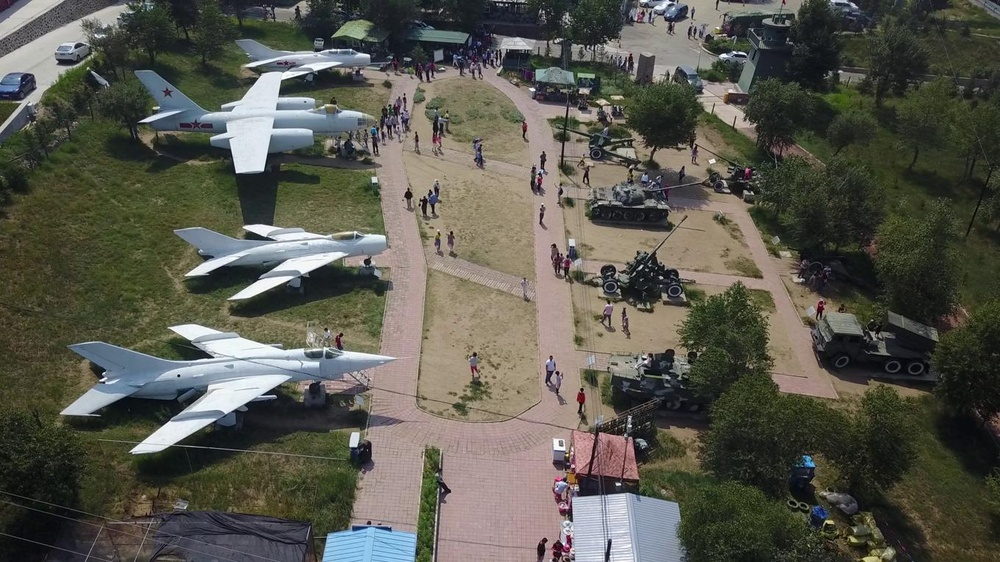
#> input picture data/raw_images/0000000_01013_d_0000003.jpg, 1000 x 562 px, shrunk from 1360 x 765 before the run, found by its file name; its folder holds only this picture in this run
$ python generate_degraded_images.py
#> lines starting #> are read from the running program, lines starting #| are printed output that depends on the picture
# --------------------------------------------------------------------
# This script generates 5 augmentation variants for every input image.
# These variants are stored with the original image and the metadata
# of every image is saved.
#
#
# The generated augmented dataset and the metadata report
# is later split for model training with src\create_dataset_split.py
# --------------------------------------------------------------------

import os
import cv2
import numpy as np
import random
import pandas as pd

INPUT_FOLDER = "data/raw_images"
OUTPUT_FOLDER = "data/augmented"

# metadata used for dashboard overview of augmentation process
METADATA_PATH = "results/augmentation_metadata.csv"

# set seed for reproducibility
random.seed(42)
np.random.seed(42)


# clear output folder if raw image dataset was changed
#
# if os.path.exists(OUTPUT_FOLDER):
#    shutil.rmtree(OUTPUT_FOLDER)

os.makedirs(OUTPUT_FOLDER, exist_ok=True)
os.makedirs("results", exist_ok=True)

augmentation_records = []

# count raw images in input folder
raw_image_count = len([
    f for f in os.listdir(INPUT_FOLDER)
    if f.lower().endswith((".jpg", ".jpeg", ".png"))
])

print(
    f"Generating augmented image variants for "
    f"{raw_image_count} raw images..."
)


# ------------------------------------------------------------
# 5 functions for image augmentation using OpenCV:
# ------------------------------------------------------------

# add blur with random kernel size
def add_blur(image):
    kernel_size = random.choice([7, 9, 11, 13, 15, 17, 19, 21])
    augmented_image = cv2.GaussianBlur(image, (kernel_size, kernel_size), 0)
    return augmented_image, {"kernel_size": kernel_size}


# darken image with random intensity
def darken_image(image):
    #alpha = random.uniform(0.4, 0.8)
    #beta = random.randint(-70, -20)
    alpha = random.uniform(0.65, 0.9)
    beta = random.randint(-20, -5)
    augmented_image = cv2.convertScaleAbs(image, alpha=alpha, beta=beta)
    return augmented_image, {"alpha": round(alpha, 2), "beta": beta}


# brighten image with random intensity
def brighten_image(image):
    alpha = random.uniform(1.1, 1.5)
    beta = random.randint(20, 80)
    augmented_image = cv2.convertScaleAbs(image, alpha=alpha, beta=beta)
    return augmented_image, {"alpha": round(alpha, 2), "beta": beta}


# reduce image contrast with random strength
def reduce_contrast(image):
    alpha = random.uniform(0.3, 0.7)
    mean = np.mean(image)
    augmented_image = cv2.convertScaleAbs(image, alpha=alpha, beta=mean * (1 - alpha))
    return augmented_image, {"alpha": round(alpha, 2), "mean": round(mean, 2)}


# add gaussian noise with random strength
def add_noise(image):
    # Lower sigma to avoid strongly affecting the Laplacian-based blur score
    sigma = random.randint(5, 12)
    noise = np.random.normal(0, sigma, image.shape).astype(np.int16)

    noisy_image = image.astype(np.int16) + noise
    noisy_image = np.clip(noisy_image, 0, 255)

    return noisy_image.astype(np.uint8), {"sigma": sigma}


# ----------------------------------------------------------------
# generate augmented variations for every image in input folder
# and save individual metadata
# ----------------------------------------------------------------

for filename in os.listdir(INPUT_FOLDER):

    if filename.lower().endswith((".jpg", ".jpeg", ".png")):

        path = os.path.join(INPUT_FOLDER, filename)
        image = cv2.imread(path)
#> image is the input picture: shape (562, 1000, 3); mean B, G, R 78, 87.7, 88.6

        if image is None:
            continue

        base_name = os.path.splitext(filename)[0]

        # save original image
        cv2.imwrite(
            os.path.join(OUTPUT_FOLDER, f"{base_name}_original.jpg"),
            image
        )
        # also save metadata of original images
        augmentation_records.append({
        "original_filename": filename,
        "augmented_filename": f"{base_name}_original.jpg",
        "augmentation_type": "original",
        "parameters": {}
         })

        # save degraded versions and their metadata for 5 degradation types:
        # blur, dark, bright, lowcontrast, noise
        augmented_image, parameters = add_blur(image)
#> in add_blur, `augmented_image = cv2.GaussianBlur(image, (kernel_size, kernel_size), 0)`:
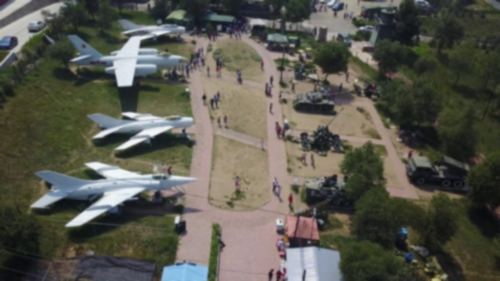
#> augmented_image: shape (562, 1000, 3) (shown at 1/2 size); mean B, G, R 78, 87.7, 88.6
#> parameters = {'kernel_size': 9}
        cv2.imwrite(
            os.path.join(OUTPUT_FOLDER, f"{base_name}_blur.jpg"),
            augmented_image
        ) # blur
        augmentation_records.append({
            "original_filename": filename,
            "augmented_filename": f"{base_name}_blur.jpg",
            "augmentation_type": "blur",
            "parameters": parameters
        })

        augmented_image, parameters = darken_image(image)
#> in darken_image, `augmented_image = cv2.convertScaleAbs(image, alpha=alpha, beta=beta)`:
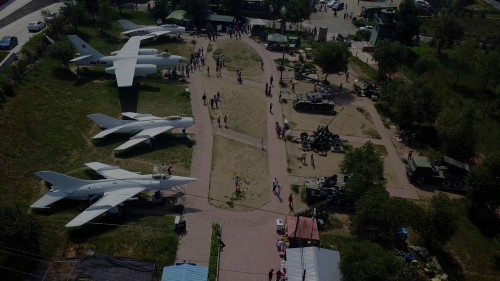
#> augmented_image: shape (562, 1000, 3) (shown at 1/2 size); mean B, G, R 39.4, 45.7, 46.3
#> parameters = {'alpha': 0.66, 'beta': -12}
        cv2.imwrite(
            os.path.join(OUTPUT_FOLDER, f"{base_name}_dark.jpg"),
            augmented_image
        ) # dark
        augmentation_records.append({
            "original_filename": filename,
            "augmented_filename": f"{base_name}_dark.jpg",
            "augmentation_type": "dark",
            "parameters": parameters
        })

        augmented_image, parameters = brighten_image(image)
#> in brighten_image, `augmented_image = cv2.convertScaleAbs(image, alpha=alpha, beta=beta)`:
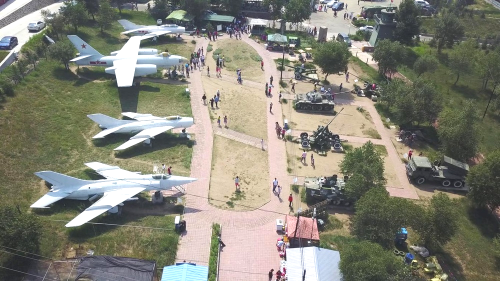
#> augmented_image: shape (562, 1000, 3) (shown at 1/2 size); mean B, G, R 119.5, 131.6, 132.9
#> parameters = {'alpha': 1.2, 'beta': 28}
        cv2.imwrite(
            os.path.join(OUTPUT_FOLDER, f"{base_name}_bright.jpg"),
            augmented_image
        ) # bright
        augmentation_records.append({
            "original_filename": filename,
            "augmented_filename": f"{base_name}_bright.jpg",
            "augmentation_type": "bright",
            "parameters": parameters
        })

        augmented_image, parameters = reduce_contrast(image)
#> in reduce_contrast, `mean = np.mean(image)`: mean = 84.77
#> in reduce_contrast, `augmented_image = cv2.convertScaleAbs(image, alpha=alpha, beta=mean * ..`:
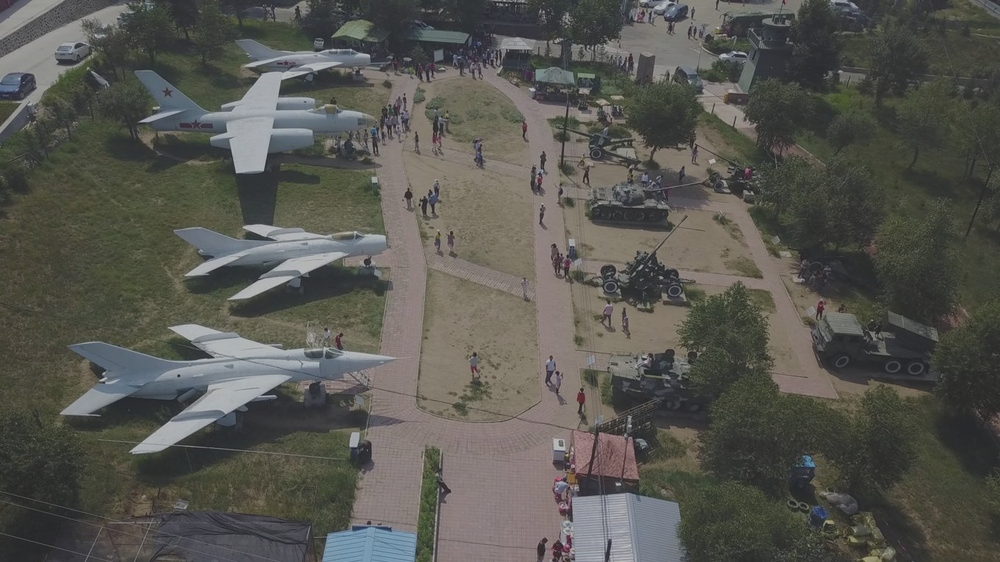
#> augmented_image: shape (562, 1000, 3); mean B, G, R 80.8, 86.6, 87
#> parameters = {'alpha': 0.59, 'mean': 84.77}
        cv2.imwrite(
            os.path.join(OUTPUT_FOLDER, f"{base_name}_lowcontrast.jpg"),
            augmented_image
        ) # lowcontrast
        augmentation_records.append({
            "original_filename": filename,
            "augmented_filename": f"{base_name}_lowcontrast.jpg",
            "augmentation_type": "lowcontrast",
            "parameters": parameters
        })

        augmented_image, parameters = add_noise(image)
#> parameters = {'sigma': 6}
        cv2.imwrite(
            os.path.join(OUTPUT_FOLDER, f"{base_name}_noise.jpg"),
            augmented_image
        ) # noise
        augmentation_records.append({
            "original_filename": filename,
            "augmented_filename": f"{base_name}_noise.jpg",
            "augmentation_type": "noise",
            "parameters": parameters
        })

# save augmentation metadata for all variants
pd.DataFrame(augmentation_records).to_csv(
    METADATA_PATH,
    index=False
)

# printing results:
total_dataset_size = len(augmentation_records)
#> total_dataset_size = 6
generated_variant_count = total_dataset_size - raw_image_count
#> generated_variant_count = 5

print(
    f"Generated {generated_variant_count} "
    f"augmented image variants with randomized degradation parameters "
    f"from {raw_image_count} original images."
)
#| Generated 5 augmented image variants with randomized degradation parameters from 1 original images.

print(
    f"The final dataset contains "
    f"{total_dataset_size} images in total."
)
#| The final dataset contains 6 images in total.
print(f"Augmentation metadata saved to {METADATA_PATH}")

$ run again, on data/raw_images/0000009_00009_d_0000001.jpg
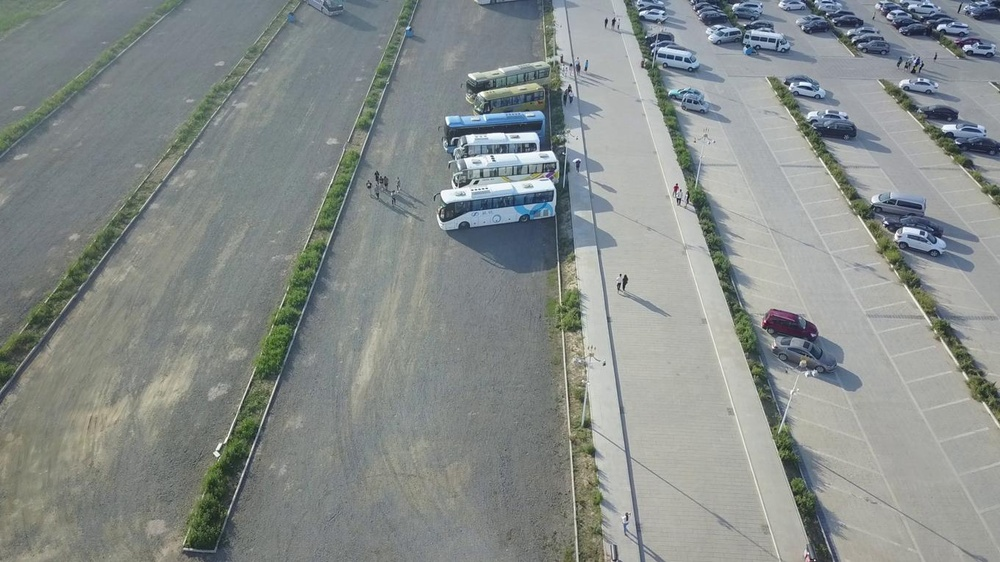
#> input picture data/raw_images/0000009_00009_d_0000001.jpg, 1000 x 562 px, shrunk from 1360 x 765 before the run, found by its file name
#> image is the input picture: shape (562, 1000, 3); mean B, G, R 139.1, 141.1, 135.4
#> `augmented_image, parameters = add_blur(image)`: parameters = {'kernel_size': 9}
#> `augmented_image, parameters = darken_image(image)`: parameters = {'alpha': 0.66, 'beta': -12}
#> in brighten_image, `augmented_image = cv2.convertScaleAbs(image, alpha=alpha, beta=beta)`:
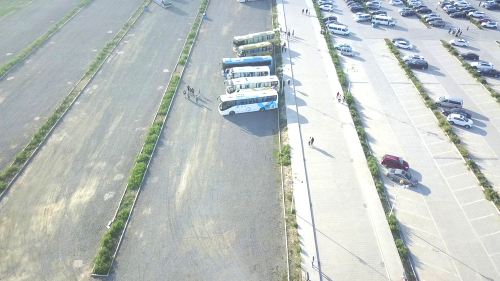
#> augmented_image: shape (562, 1000, 3) (shown at 1/2 size); mean B, G, R 193.8, 196.3, 189.6
#> `augmented_image, parameters = brighten_image(image)`: parameters = {'alpha': 1.2, 'beta': 28}
#> mean = 138.5
#> in reduce_contrast, `augmented_image = cv2.convertScaleAbs(image, alpha=alpha, beta=mean * ..`:
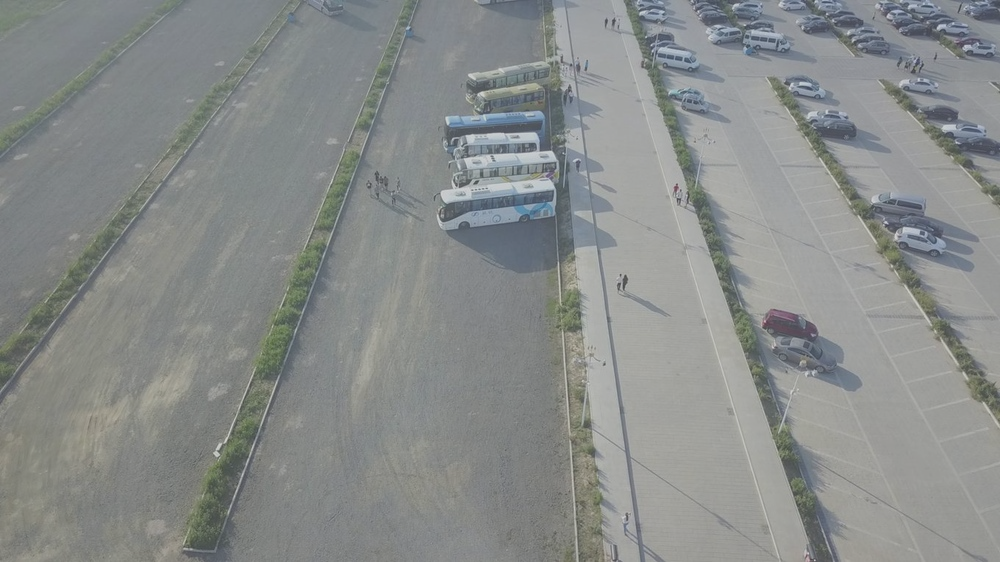
#> augmented_image: shape (562, 1000, 3); mean B, G, R 138.8, 140, 136.6
#> `augmented_image, parameters = reduce_contrast(image)`: parameters = {'alpha': 0.59, 'mean': 138.5}
#> `augmented_image, parameters = add_noise(image)`: parameters = {'sigma': 6}
#> total_dataset_size = 6
#> generated_variant_count = 5
#| Generated 5 augmented image variants with randomized degradation parameters from 1 original images.
#| The final dataset contains 6 images in total.

$ run again, on data/raw_images/0000009_01723_d_0000006.jpg
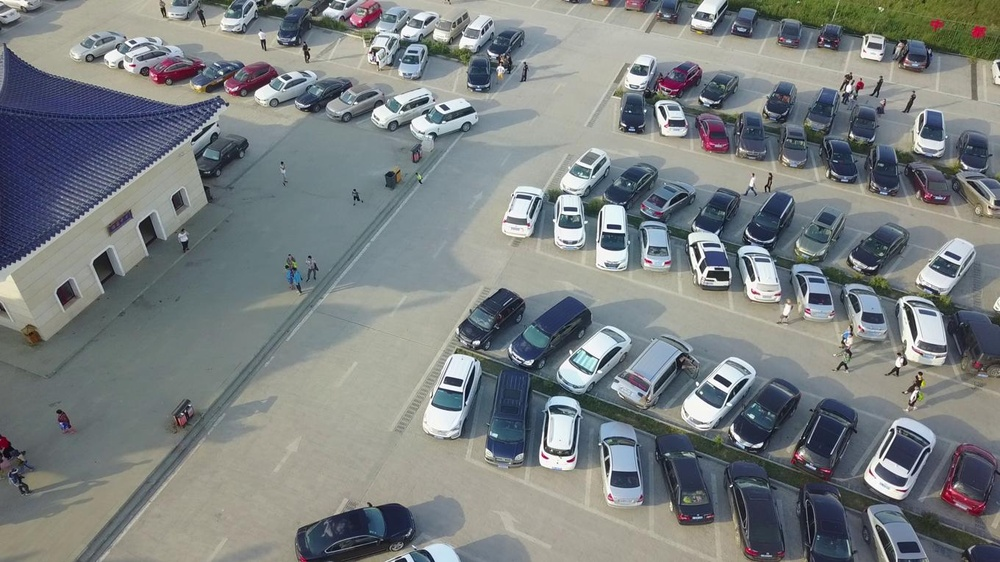
#> input picture data/raw_images/0000009_01723_d_0000006.jpg, 1000 x 562 px, shrunk from 1360 x 765 before the run, found by its file name
#> image is the input picture: shape (562, 1000, 3); mean B, G, R 128.6, 127.8, 122.6
#> `augmented_image, parameters = add_blur(image)`: parameters = {'kernel_size': 9}
#> `augmented_image, parameters = darken_image(image)`: parameters = {'alpha': 0.66, 'beta': -12}
#> in brighten_image, `augmented_image = cv2.convertScaleAbs(image, alpha=alpha, beta=beta)`:
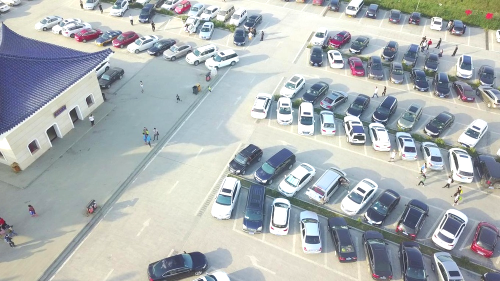
#> augmented_image: shape (562, 1000, 3) (shown at 1/2 size); mean B, G, R 179.6, 178.9, 173
#> `augmented_image, parameters = brighten_image(image)`: parameters = {'alpha': 1.2, 'beta': 28}
#> mean = 126.4
#> in reduce_contrast, `augmented_image = cv2.convertScaleAbs(image, alpha=alpha, beta=mean * ..`:
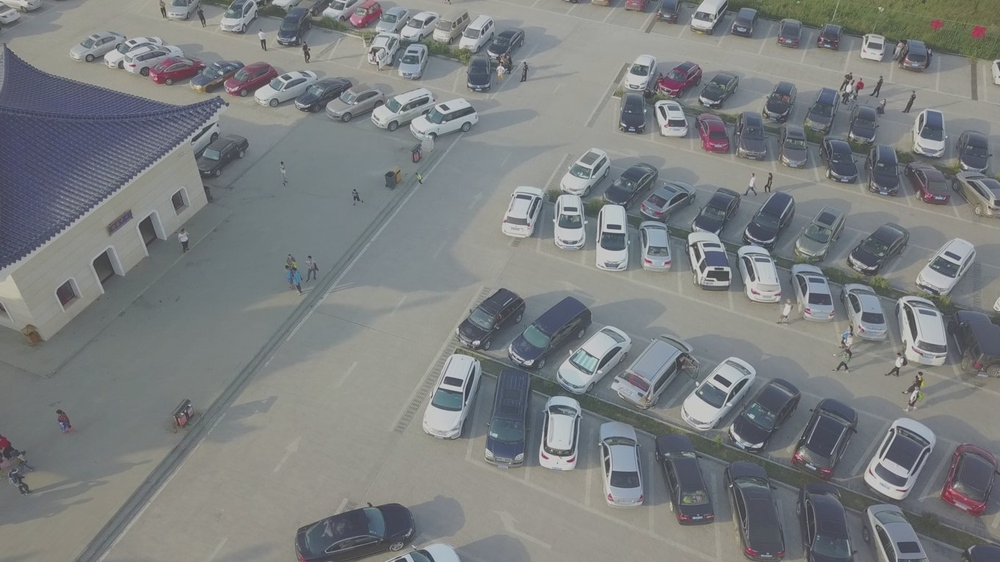
#> augmented_image: shape (562, 1000, 3); mean B, G, R 127.7, 127.2, 124.1
#> `augmented_image, parameters = reduce_contrast(image)`: parameters = {'alpha': 0.59, 'mean': 126.3}
#> `augmented_image, parameters = add_noise(image)`: parameters = {'sigma': 6}
#> total_dataset_size = 6
#> generated_variant_count = 5
#| Generated 5 augmented image variants with randomized degradation parameters from 1 original images.
#| The final dataset contains 6 images in total.
